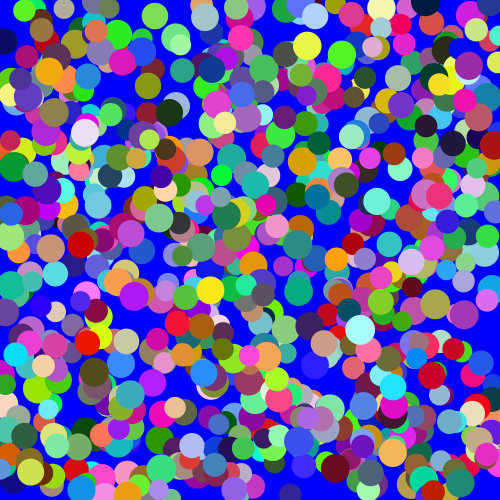
Frame 1 (no input)
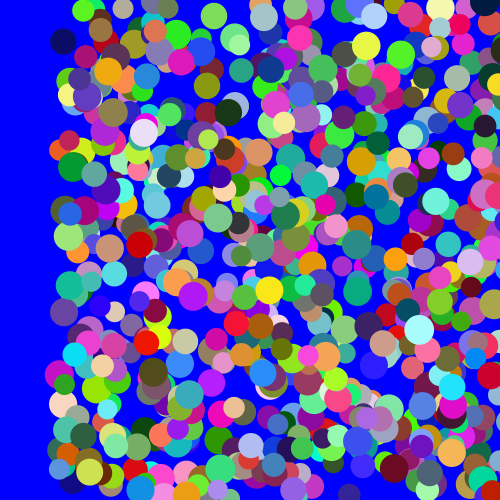
Frame 60 (the mouse pressed at the canvas centre just before this capture)
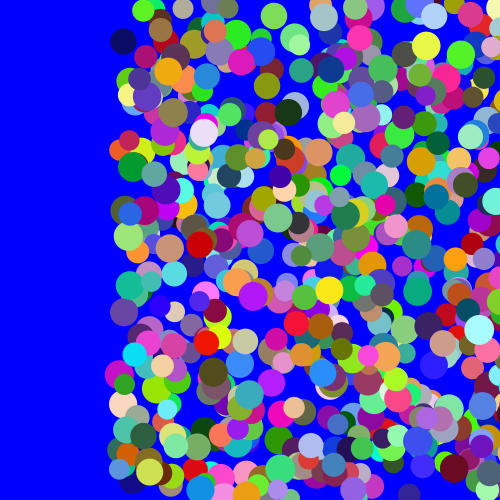
Frame 120 (the mouse held since frame 60 and released just before this capture)

The Processing sketch that drew these frames (run headless with seeded random() and noise(); from frame 60 on, the mouse is pressed at the canvas centre):

// Processing sketch: processing_76690
// ── processing_76690.pde

/*****************************************
 * Assignment #4
 * Name:         Erin Penney
 * E-mail:       epenney@brynmawr.edu
 * Course:       CS 110 - Section #1
 * Submitted:    10/23/12
 * 
 * This is a sketch of a school of fish swimming by. When the user clicks, a rectangular boat appears. When the mouse is released, the school of fish returns.
***********************************************/
//define variables
Fish [] f;
int N = 800;

//setup sketch
void setup() {
  size(500, 500);
  smooth();
  background(0,0,255);
  frameRate(5);
  
  f = new Fish [N];
  
  for (int i=0; i<N; i++) {
    f[i] = new Fish(random(20,30), color(random(255), random(255), random(255)));
  }
}

//draw background and fish
void draw() {
  background(0,0,255);
    
    for(int i=0; i<N; i++) {
      f[i].display();
      f[i].move();
    }
  }
  //start Fish class
  class Fish {
  
    float x, y, w;
    float m;
    color c;
    float speed;
    float delta;
    
    Fish (float ww, color cc) {
      x = random(width);
      y = random(height);
      w = ww;
      m = 1;
      delta = random(0.1, 2.0);
      c = cc;
      speed = random(0.5, 2.5);
    }
    
    //move fish
    void move() {
      x = x + m;
      y = y;
      speed = speed;
    }
       
    //animate fish   
    void stepAnimation() {
      if (y > (height-w/2)) {
        speed = speed * -delta;
        y = height-w/2;
      }
      if ((x > (width-w/2)) || (x < w/2))
        m = m * -1;
    }
  
    void display() {
      fill(c);
      noStroke();
      ellipse(x, y, w, w);
    }
}// end of class Fish


//draw random rainbow boat
void mousePressed() {
  background(random(0,255),random(0,255),random(0,255));
  fill(random(0,255),random(0,255),random(0,255));
  rect(mouseX, mouseY, 100,100);
}
